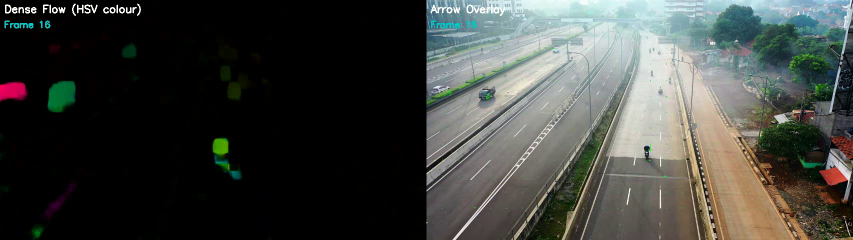
#> input picture frame 15 of LAB/lab10/task2_farneback_output.avi, 1706 x 480 px, given in place of highway (1).mp4, which was not available (shown at 1/2 size)
$ jupyter execute lab11_optical_flow.ipynb   (text cells are left out)
#> lines starting #> are read from the running program, lines starting #| are printed output that depends on the picture; pictures that were not available may be replaced by others from this repository, and a replacement may not be noted
[cell 1]
import cv2
import numpy as np
import matplotlib.pyplot as plt
from IPython.display import Video, display

print(f'OpenCV version: {cv2.__version__}')

[cell 2]
# ── Configuration ─────────────────────────────────────────────────────────────
VIDEO_PATH    = r'E:\Computer Vision\LAB\lab10\highway (1).mp4'   # input video
KLT_OUT_PATH  = r'E:\Computer Vision\LAB\lab10\task1_klt_output.mp4'
MAX_FRAMES    = 300                  # number of frames to process

# Shi-Tomasi corner detection parameters
SHI_TOMASI_PARAMS = dict(
    maxCorners   = 200,    # maximum number of corners to detect
    qualityLevel = 0.01,   # minimum quality of corners (0-1)
    minDistance  = 30,     # minimum Euclidean distance between corners
    blockSize    = 7       # neighbourhood size for covariance matrix
)

# Lucas-Kanade optical flow parameters
LK_PARAMS = dict(
    winSize  = (21, 21),                                            # search window size
    maxLevel = 3,                                                    # pyramid levels
    criteria = (cv2.TERM_CRITERIA_EPS | cv2.TERM_CRITERIA_COUNT,    # stop when …
                30, 0.001)                                           # … 30 iters OR eps < 0.001
)

REDETECT_INTERVAL = 30  # re-detect features every N frames

print('Parameters configured.')

[cell 3]
def detect_features(gray):
    """Detect good features (corners) using Shi-Tomasi method."""
    return cv2.goodFeaturesToTrack(gray, **SHI_TOMASI_PARAMS)

def draw_tracks(frame, cur_pts, prev_pts, mask, colors):
    """
    Draw motion trails (lines) and current point positions (circles).
    Returns the annotated frame and the updated trail mask.
    """
    for i, (new, old) in enumerate(zip(cur_pts, prev_pts)):
        a, b = new.ravel().astype(int)   # current position
        c, d = old.ravel().astype(int)   # previous position
        color = colors[i % len(colors)].tolist()
        mask  = cv2.line(mask, (a, b), (c, d), color, 2)   # trail
        frame = cv2.circle(frame, (a, b), 5, color, -1)    # point
    return cv2.add(frame, mask), mask

print('Helper functions defined.')

[cell 4]
# ── Run KLT tracking ──────────────────────────────────────────────────────────
cap = cv2.VideoCapture(VIDEO_PATH)
W   = int(cap.get(cv2.CAP_PROP_FRAME_WIDTH))
H   = int(cap.get(cv2.CAP_PROP_FRAME_HEIGHT))
FPS = cap.get(cv2.CAP_PROP_FPS)
print(f'Video: {W}×{H} @ {FPS:.1f} fps')

fourcc = cv2.VideoWriter_fourcc(*'mp4v')
out    = cv2.VideoWriter(KLT_OUT_PATH, fourcc, FPS, (W, H))

rng    = np.random.default_rng(42)
colors = rng.integers(50, 255, (200, 3), dtype=np.uint8)

ret, old_frame = cap.read()
#> old_frame is the input picture: shape (480, 1706, 3); mean B, G, R 62.5, 66.6, 64.3
old_gray = cv2.cvtColor(old_frame, cv2.COLOR_BGR2GRAY)
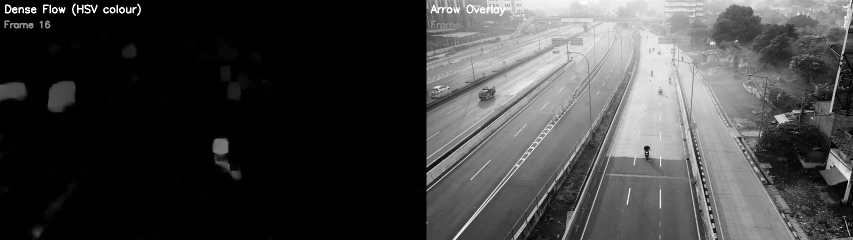
#> old_gray: shape (480, 1706) (shown at 1/2 size); min 0, max 255, mean 65.4
p0       = detect_features(old_gray)
#> p0 = 189 rows, first 8: [58, 20], [109, 17], [177, 22], [216, 20], [12, 11], [255, 24], [1295, 305], [148, 9]
mask     = np.zeros_like(old_frame)
frame_idx = 0

while frame_idx < MAX_FRAMES:
    ret, frame = cap.read()
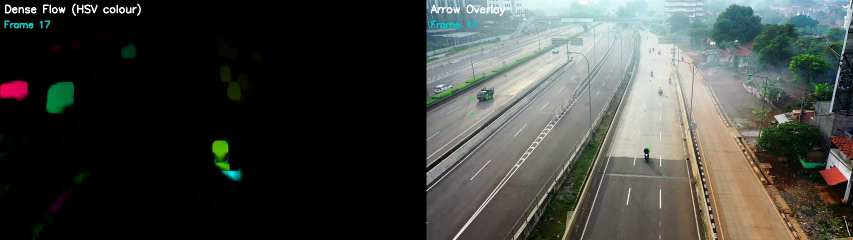
#> input picture frame 16 of LAB/lab10/task2_farneback_output.avi, 1706 x 480 px, given in place of highway (1).mp4, which was not available (shown at 1/2 size)
#> frame is the input picture: shape (480, 1706, 3); mean B, G, R 62.6, 66.7, 64.2
    if not ret:
        break
    frame_idx += 1
    frame_gray = cv2.cvtColor(frame, cv2.COLOR_BGR2GRAY)

    # Re-detect features periodically or when too few remain
    if p0 is None or len(p0) < 10 or frame_idx % REDETECT_INTERVAL == 0:
        p0   = detect_features(old_gray)
        mask = np.zeros_like(frame)   # reset trails

    if p0 is None:
        out.write(frame)
        old_gray = frame_gray.copy()
        continue

    # Compute Lucas-Kanade optical flow (pyramidal)
    p1, st, err = cv2.calcOpticalFlowPyrLK(old_gray, frame_gray, p0, None, **LK_PARAMS)
#> p1 = 189 rows, first 8: [58, 20], [109, 17], [177, 22], [216, 20], [12, 11], [255, 24], [1294.6, 309.8], [148, 9]; st = 189 values from 1 to 1; err = 189 values, max 54.04 at index 139, min 0 at index 1, mean 2.14

    if p1 is None:
        out.write(frame)
        old_gray = frame_gray.copy()
        p0 = None
        continue

    # Keep only points that were successfully tracked (status == 1)
    good_new = p1[st == 1]
#> good_new = 189 pairs, first value 11 to 1701.1, second value 0.975 to 477
    good_old = p0[st == 1]
#> good_old = 189 pairs, first value 11 to 1701, second value 1 to 477

    vis, mask = draw_tracks(frame.copy(), good_new, good_old, mask, colors)
#> the loop in draw_tracks, `for i, (new, old) in enumerate(zip(cur_pts, prev_pts)):` made 189 passes
#> (a, b, c, d, color) on passes 1 to 3: (58, 19, 58, 20, [158, 80, 223]), (109, 16, 109, 17, [67, 250, 76]), (177, 21, 177, 22, [208, 204, 254])
#> after the loop in draw_tracks, `for i, (new, old) in enumerate(zip(cur_pts, prev_pts)):`:
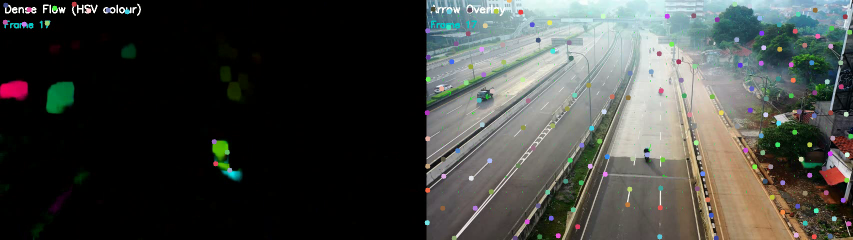
#> frame: shape (480, 1706, 3) (shown at 1/2 size); mean of channels 0, 1, 2 63.3, 67.3, 64.9; drawn as B, G, R
#> after the loop in draw_tracks, `for i, (new, old) in enumerate(zip(cur_pts, prev_pts)):`:
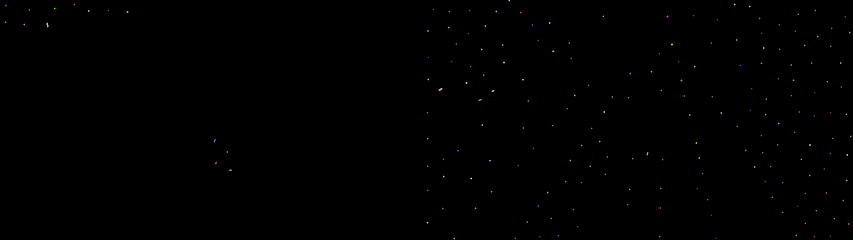
#> mask: shape (480, 1706, 3) (shown at 1/2 size); mean of channels 0, 1, 2 0.3, 0.3, 0.3; drawn as B, G, R

    # Overlay info
    cv2.putText(vis, f'KLT Optical Flow  |  Frame {frame_idx}',
                (10, 30), cv2.FONT_HERSHEY_SIMPLEX, 0.8, (255,255,255), 2)
    cv2.putText(vis, f'Tracked points: {len(good_new)}',
                (10, 65), cv2.FONT_HERSHEY_SIMPLEX, 0.7, (0,255,0), 2)
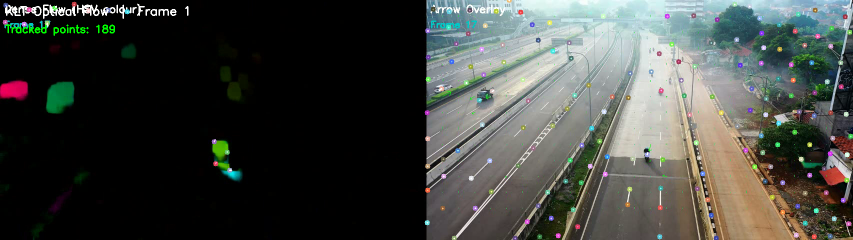
#> vis: shape (480, 1706, 3) (shown at 1/2 size); mean B, G, R 63.9, 68.3, 65.5

    out.write(vis)
    old_gray = frame_gray.copy()
    p0       = good_new.reshape(-1, 1, 2)
#> p0 has the same summary as p1

cap.release()
out.release()
print(f'✓ KLT output saved → {KLT_OUT_PATH}  ({frame_idx} frames)')

$ run again, starting later in the video
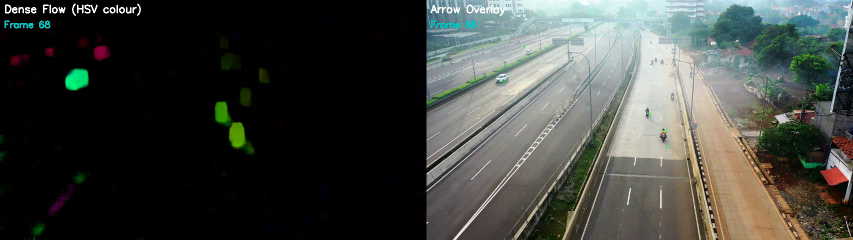
#> input picture frame 67 of LAB/lab10/task2_farneback_output.avi, 1706 x 480 px, given in place of highway (1).mp4, which was not available (shown at 1/2 size)
#> old_frame is the input picture: shape (480, 1706, 3); mean B, G, R 62.4, 67, 64.2
#> p0 = 200 rows, first 8: [58, 20], [109, 17], [177, 22], [12, 11], [216, 20], [255, 24], [148, 9], [1682, 126]
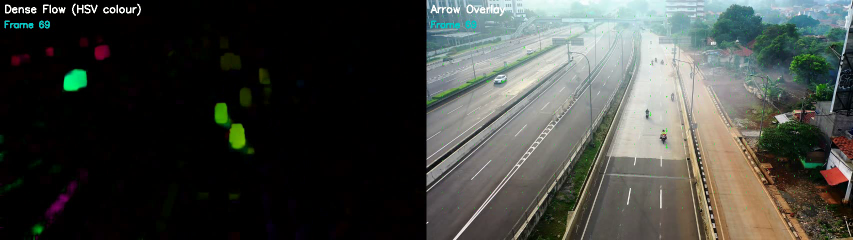
#> input picture frame 68 of LAB/lab10/task2_farneback_output.avi, 1706 x 480 px, given in place of highway (1).mp4, which was not available (shown at 1/2 size)
#> frame is the input picture: shape (480, 1706, 3); mean B, G, R 62.4, 67.1, 64.5
#> p1 has the same summary as p0; st = 200 values from 1 to 1; err = 200 values, max 27.26 at index 150, min 0 at index 0, mean 2.03
#> good_new = 200 pairs, first value 11 to 1702, second value 1 to 478
#> good_old has the same summary as good_new
#> the loop in draw_tracks, `for i, (new, old) in enumerate(zip(cur_pts, prev_pts)):` made 200 passes
#> (a, b, c, d, color) on passes 1 to 3: (58, 19, 58, 20, [158, 80, 223]), (108, 17, 109, 17, [67, 250, 76]), (177, 22, 177, 22, [208, 204, 254])
#> `cv2.putText(vis, f'Tracked points: {len(good_new)}', (10, 65), cv2.FON..`:
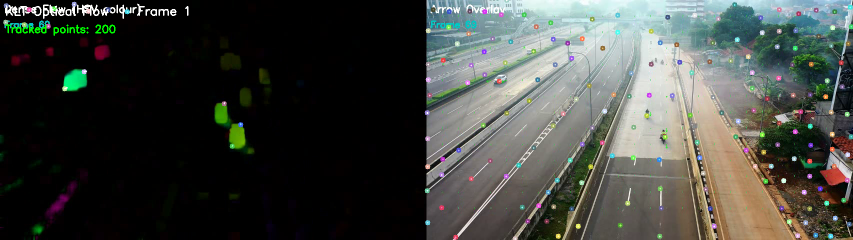
#> vis: shape (480, 1706, 3) (shown at 1/2 size); mean B, G, R 63.7, 68.6, 65.8

$ run again, starting later in the video
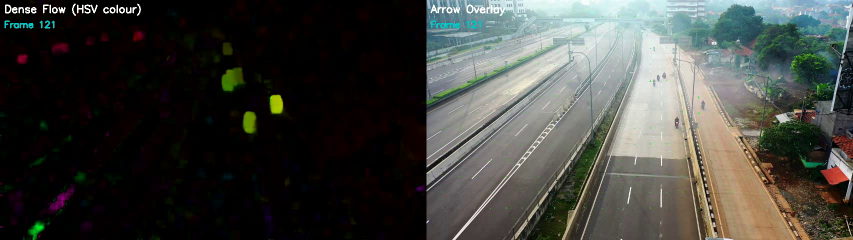
#> input picture frame 120 of LAB/lab10/task2_farneback_output.avi, 1706 x 480 px, given in place of highway (1).mp4, which was not available (shown at 1/2 size)
#> old_frame is the input picture: shape (480, 1706, 3); mean B, G, R 62.2, 66.7, 65.6
#> `p0       = detect_features(old_gray)`: p0 = 196 rows, first 8: [58, 20], [177, 22], [109, 17], [216, 20], [12, 11], [255, 24], [148, 9], [1683, 123]
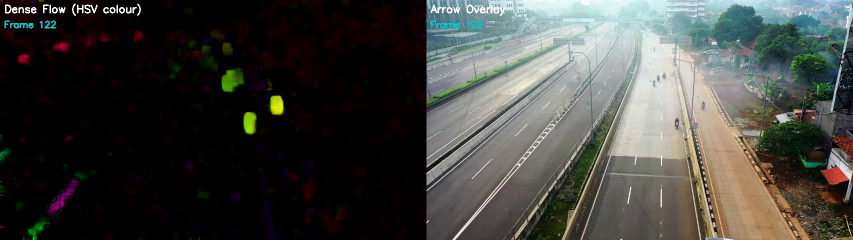
#> input picture frame 121 of LAB/lab10/task2_farneback_output.avi, 1706 x 480 px, given in place of highway (1).mp4, which was not available (shown at 1/2 size)
#> frame is the input picture: shape (480, 1706, 3); mean B, G, R 62.2, 66.8, 66
#> p1 = 196 rows, first 8: [58, 20], [177, 22], [109, 17.01], [216, 20], [12, 10.99], [255, 24], [148, 9], [1683.1, 123]; st = 196 values from 1 to 1; err = 196 values, max 27.91 at index 143, min 0 at index 30, mean 1.37
#> good_new = 196 pairs, first value 10.98 to 1704.1, second value 0.995 to 478
#> good_old = 196 pairs, first value 11 to 1704, second value 1 to 478
#> the loop in draw_tracks, `for i, (new, old) in enumerate(zip(cur_pts, prev_pts)):` made 196 passes
#> (a, b, c, d, color) on passes 1, 2, 4: (57, 20, 58, 20, [158, 80, 223]), (177, 22, 177, 22, [67, 250, 76]), (216, 20, 216, 20, [183, 127, 118])
#> `cv2.putText(vis, f'Tracked points: {len(good_new)}', (10, 65), cv2.FON..`:
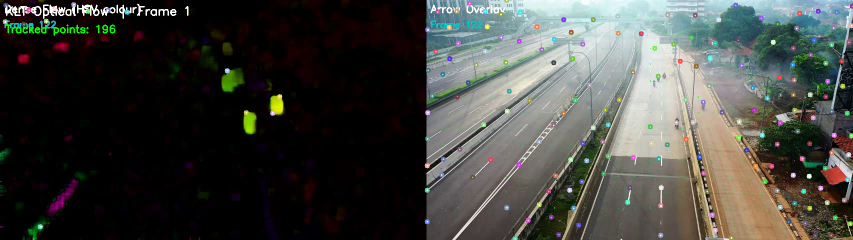
#> vis: shape (480, 1706, 3) (shown at 1/2 size); mean B, G, R 63.6, 68.3, 67.2
#> `p0       = good_new.reshape(-1, 1, 2)`: p0 has the same summary as p1
